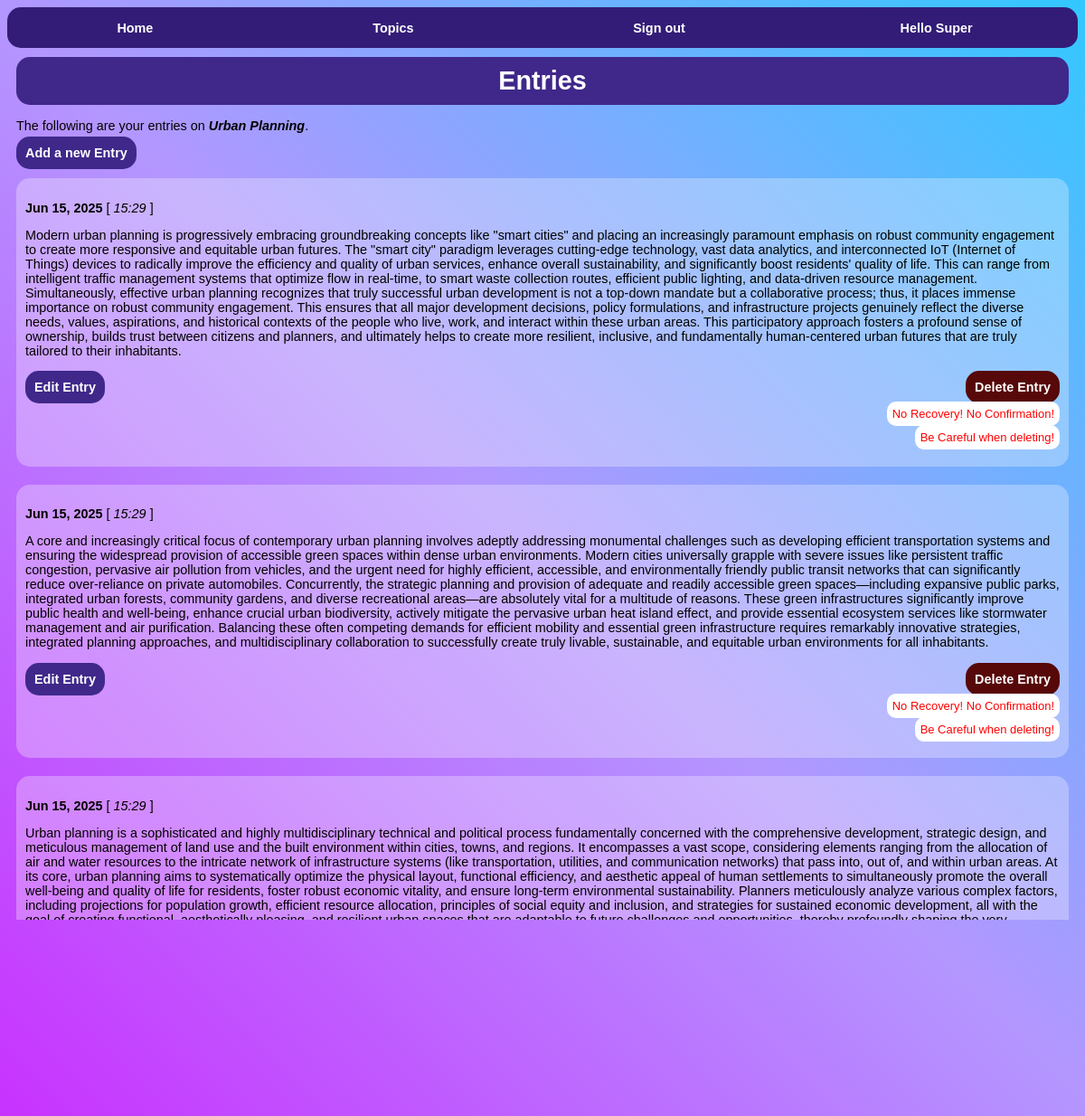
Page /topic/9/ (signed in) on the committed database.
### learning_log/models.py (models this page shows, shortened)
class Topic(models.Model):
    text = models.CharField(max_length=200)
    owner = models.ForeignKey(User, on_delete=models.CASCADE)
    date_added = models.DateTimeField(auto_now_add=True)

class Entry(models.Model):
    topic = models.ForeignKey(Topic, on_delete=models.CASCADE)
    text = models.TextField()
    date_added = models.DateTimeField(auto_now_add=True)
    class Meta:
        verbose_name_plural = 'entries'

### learning_log/views.py (the view)
# urls.py: path('topic/<int:topic_id>/', views.topic, name='topic'),
@login_required
def topic(request, topic_id):
    topic = Topic.objects.get(id=topic_id)
    entries = topic.entry_set.order_by('-date_added')
    if request.user != topic.owner:
        raise Http404
    button2 = False
    if len(entries) > 10:
        button2 = True
    context = {'topic': topic, 'entries': entries, 'button2': button2}
    return render(request, 'learning_log/topic.html', context)

### learning_log/templates/learning_log/topic.html (shortened to what this page needs)
{% extends 'learning_log/base.html' %}
{% block content %}
    <div id="topic-page">
        <h1>Entries</h1>
        <p>The following are your entries on <strong><i>{{ topic.text }}</i></strong>.</p>
        <p>
            <a href="{% url 'learning_log:new_entry' topic.id %}" id="new-entry-button">Add a new Entry</a>
        </p>
        {% for entry in entries %}
            <div id="entry-display-box">
                <p>
                    <strong>{{ entry.date_added|date:'M d, Y' }}</strong>
                    [ <i>{{ entry.date_added|date:' H:i' }}</i> ]
                </p>
                <p>{{ entry.text|linebreaks }}</p>
                <p>
                    <div>
                        <a href="{% url 'learning_log:edit_entry' entry.id %}" id="edit-entry-button" class="left">Edit Entry</a>
                        <a href="{% url 'learning_log:delete_entry' entry.id %}" id="delete-entry-button" class="right">Delete Entry</a>
                        <br><br>
                        <p id="delete-caution-p"><span id="delete-caution-span">No Recovery! No Confirmation!</span></p>
                        <p id="delete-caution-p"><span id="delete-caution-span">Be Careful when deleting!</span></p>
                    </div>
                </p>
            </div>
        {% empty %}
            <p>No entries added for this topic!</p>
        {% endfor %}
    </div>
{% endblock content %}

### learning_log/templates/learning_log/base.html (shortened to what this page needs)
{% load static %}
<!DOCTYPE html>
<html>
    <head>
        <link rel="stylesheet" href="{% static 'learning_log/css/base_styles.css' %}">
    </head>
    <body>
        <div id="body-content">
            <div id="navigation-bar">
                <p>
                    <div id="navigation-item">
                        <a href="{% url 'learning_log:index' %}">Home</a>
                    </div>
                    <div id="navigation-item">
                        <a href="{% url 'learning_log:topics' %}">Topics</a>
                    </div>
                {% if user.is_authenticated %}
                    <div id="navigation-item">
                        <form action="{% url 'accounts:logout' %}" method="post">
                            <button name="submit" id="logout-button">Sign out</button>
                        </form>
                    </div>
                    <div id="navigation-item">Hello <span id="username">{{ user.username }}</span></div>
                {% else %}
                    <div id="navigation-item"><a href="{% url 'accounts:login' %}">Login</a></div>
                    <div id="navigation-item"><a href="{% url 'accounts:register' %}">Register</a></div>
                {% endif %}
                </p>
            </div>
            <div id="block-content">
            {% block content %}
            {% endblock content %}
            </div>
            <div id="footer">
                <a href="https://github.com/mapessah/">Mapessah</a>
            </div>
        </div>
    </body>
</html>

### learning_log/static/learning_log/css/base_styles.css (style rules this page uses)
body { background: linear-gradient(45deg, rgb(200,50, 255), rgb(180, 150, 255), rgb(50, 200, 255)); background-attachment: fixed; font-family: 'Franklin Gothic Medium', 'Arial Narrow', Arial, sans-serif; font-size: .9em; }
#block-content { padding: 10px; min-height: 75vh; display: flex; }
#topic-page, #login-form-page, #topics-page, #registration-form-page, #new-topic-form-page { margin: auto; }
#navigation-bar { display: flex; background: rgb(50, 28, 119); height: 1.2cm; border-radius: 15px; }
#navigation-item { margin: auto; }
#navigation-item a, #navigation-bar a, #navigation-item, #logout-button { color: white; font-weight: bold; text-decoration: none; padding: 5px; background: none; border: none; font-size: 1em; }
#footer { background: rgb(63, 40, 138); padding: 10px; text-align: center; border-radius: 15px; }
#footer a, #footer { color: white; font-weight: bold; font-size: .9em; font-style: italic; }
h1, h2, h3 { background-color: rgb(63, 40, 138); color: white; text-align: center; padding: 10px; margin-top: 0; margin-bottom: 0; border-radius: 15px; }
#username { text-transform: capitalize; }
#new-topic-button, #edit-entry-form-button ,#new-entry-form-button, #new-entry-button, #edit-entry-button, #login-form-button, #registration-form-button { background-color: rgb(63, 40, 138); color: white; text-align: center; padding: 10px; text-decoration: none; font-weight: bold; border-radius: 15px; }
#edit-entry-button { float: inline-start; }
#delete-entry-button { background-color: rgb(87, 8, 8); color: white; text-align: center; padding: 10px; text-decoration: none; font-weight: bold; float: inline-end; border-radius: 15px; }
form { display:table; }
#delete-caution-p { float: none; background: none; margin-bottom: 10px; margin-top: 7px; text-align: end; }
#delete-caution-span { color: red; background-color: white; padding: 6px; font-size: .9em; border-radius: 10px; }
#entry-display-box { background-color: rgba(250, 250, 250, .3); padding: 10px; margin: 20px 0 20px 0; border-radius: 15px; }

### rows in the picture
Topic: text "Urban Planning"
Entry: date_added "Jun 15, 2025", date_added "15:29", text "Modern urban planning is progressively embracing groundbreaking concepts like \"smart cities\" and placing an increasingly paramount emphasis on robust community engagement to create more responsive and equitable urban futures. The \"smart city\" paradigm leverages cutting-edge technology, vast data analytics, and interconnected IoT (Internet of Things) devices to radically improve the efficiency and quality of urban services, enhance overall sustainability, and significantly boost residents' quality of life. This can range from intelligent traffic management systems that optimize flow in real-time, to smart waste collection routes, efficient public lighting, and data-driven resource…"
Entry: date_added "Jun 15, 2025", date_added "15:29", text "A core and increasingly critical focus of contemporary urban planning involves adeptly addressing monumental challenges such as developing efficient transportation systems and ensuring the widespread provision of accessible green spaces within dense urban environments. Modern cities universally grapple with severe issues like persistent traffic congestion, pervasive air pollution from vehicles, and the urgent need for highly efficient, accessible, and environmentally friendly public transit networks that can significantly reduce over-reliance on private automobiles. Concurrently, the strategic planning and provision of adequate and readily accessible green spaces—including expansive public…"
Entry: date_added "Jun 15, 2025", date_added "15:29", text "Urban planning is a sophisticated and highly multidisciplinary technical and political process fundamentally concerned with the comprehensive development, strategic design, and meticulous management of land use and the built environment within cities, towns, and regions. It encompasses a vast scope, considering elements ranging from the allocation of air and water resources to the intricate network of infrastructure systems (like transportation, utilities, and communication networks) that pass into, out of, and within urban areas. At its core, urban planning aims to systematically optimize the physical layout, functional efficiency, and aesthetic appeal of human settlements to…"

### other values in the picture
{{ user.username }} "Super"
